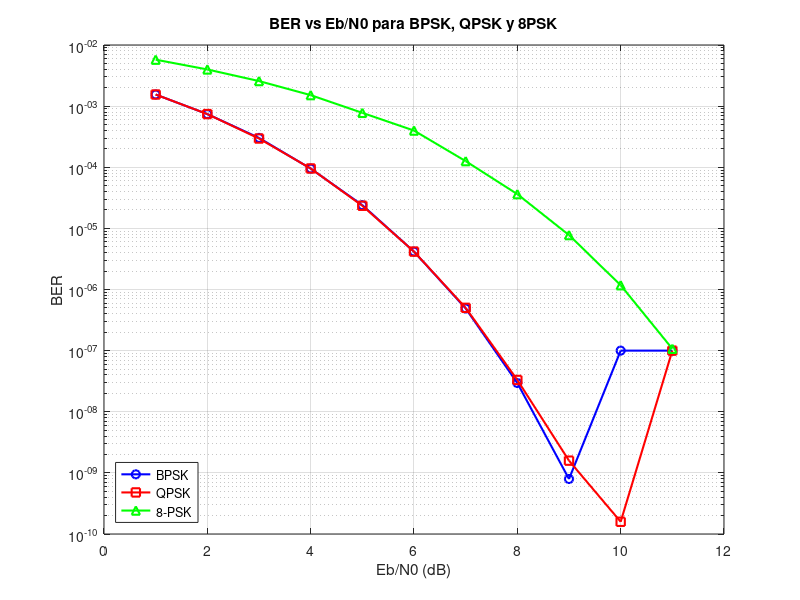

MATLAB code to generate this figure:
close all;

% Datos medidos
EbN0_dB = 1:11;

% Valores en log (las salidas del Number Sink)
% 0 reemplazado por -7
BER_log_BPSK = [-2.81, -3.13, -3.52, -4.022, -4.62, -5.38, -6.31, -7.53, -9.1, -7, -7];
BER_log_QPSK = [-2.81, -3.13, -3.53, -4.02, -4.63, -5.38, -6.30, -7.48, -8.80, -9.80, -7];
BER_log_8PSK = [-2.24, -2.40, -2.59, -2.82, -3.11, -3.40, -3.90, -4.44, -5.11, -5.93, -6.97];

% Convertir a BER real
BER_BPSK = 10.^BER_log_BPSK;
BER_QPSK = 10.^BER_log_QPSK;
BER_8PSK = 10.^BER_log_8PSK;

% Graficar
figure;
semilogy(EbN0_dB, BER_BPSK, 'b-o', 'LineWidth', 1.5, 'DisplayName', 'BPSK');
hold on;
semilogy(EbN0_dB, BER_QPSK, 'r-s', 'LineWidth', 1.5, 'DisplayName', 'QPSK');
semilogy(EbN0_dB, BER_8PSK, 'g-^', 'LineWidth', 1.5, 'DisplayName', '8-PSK');
grid on;
xlabel('Eb/N0 (dB)');
ylabel('BER');
title('BER vs Eb/N0 para BPSK, QPSK y 8PSK');
legend('Location', 'southwest');
